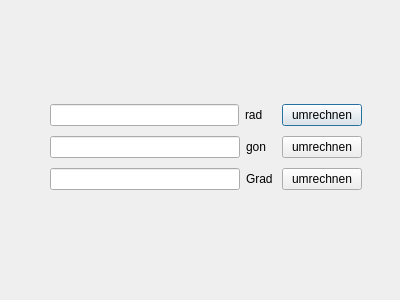
<?xml version="1.0" encoding="UTF-8"?>
<ui version="4.0">
 <class>Winkel_gui</class>
 <widget class="QDialog" name="Winkel_gui">
  <property name="geometry">
   <rect>
    <x>0</x>
    <y>0</y>
    <width>400</width>
    <height>300</height>
   </rect>
  </property>
  <property name="windowTitle">
   <string>Winkeleinheiten konvertieren</string>
  </property>
  <widget class="QWidget" name="layoutWidget">
   <property name="geometry">
    <rect>
     <x>50</x>
     <y>100</y>
     <width>312</width>
     <height>95</height>
    </rect>
   </property>
   <layout class="QVBoxLayout" name="verticalLayout">
    <item>
     <layout class="QHBoxLayout" name="horizontalLayout_4">
      <item>
       <widget class="QLineEdit" name="lineEdit_rad"/>
      </item>
      <item>
       <widget class="QLabel" name="rad_3">
        <property name="text">
         <string>rad    </string>
        </property>
       </widget>
      </item>
      <item>
       <widget class="QPushButton" name="umrechnen_rad">
        <property name="text">
         <string>umrechnen</string>
        </property>
       </widget>
      </item>
     </layout>
    </item>
    <item>
     <layout class="QHBoxLayout" name="horizontalLayout_2">
      <item>
       <widget class="QLineEdit" name="lineEdit_gon"/>
      </item>
      <item>
       <widget class="QLabel" name="gon">
        <property name="text">
         <string>gon   </string>
        </property>
       </widget>
      </item>
      <item>
       <widget class="QPushButton" name="umrechnen_gon">
        <property name="text">
         <string>umrechnen</string>
        </property>
       </widget>
      </item>
     </layout>
    </item>
    <item>
     <layout class="QHBoxLayout" name="horizontalLayout_3">
      <item>
       <widget class="QLineEdit" name="lineEdit_grad"/>
      </item>
      <item>
       <widget class="QLabel" name="Grad">
        <property name="text">
         <string>Grad </string>
        </property>
       </widget>
      </item>
      <item>
       <widget class="QPushButton" name="umrechnen_grad">
        <property name="text">
         <string>umrechnen</string>
        </property>
       </widget>
      </item>
     </layout>
    </item>
   </layout>
  </widget>
 </widget>
 <resources/>
 <connections/>
</ui>
